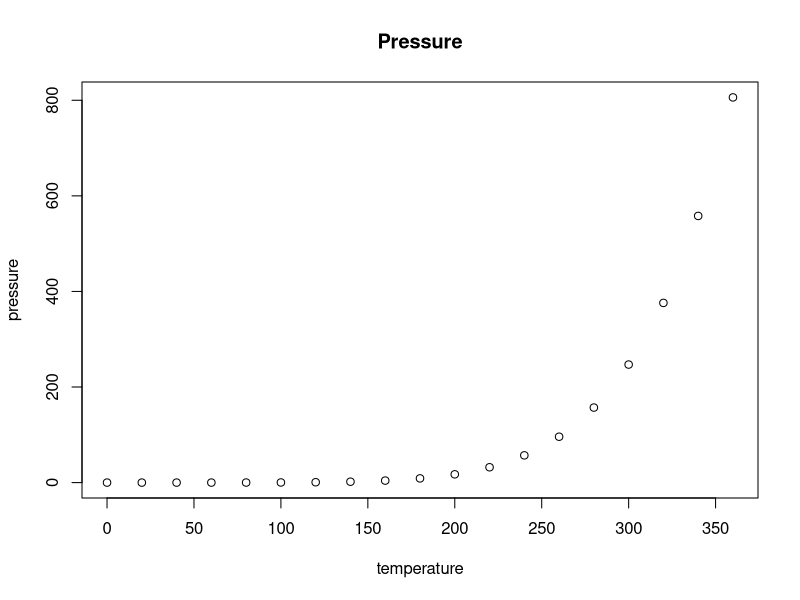
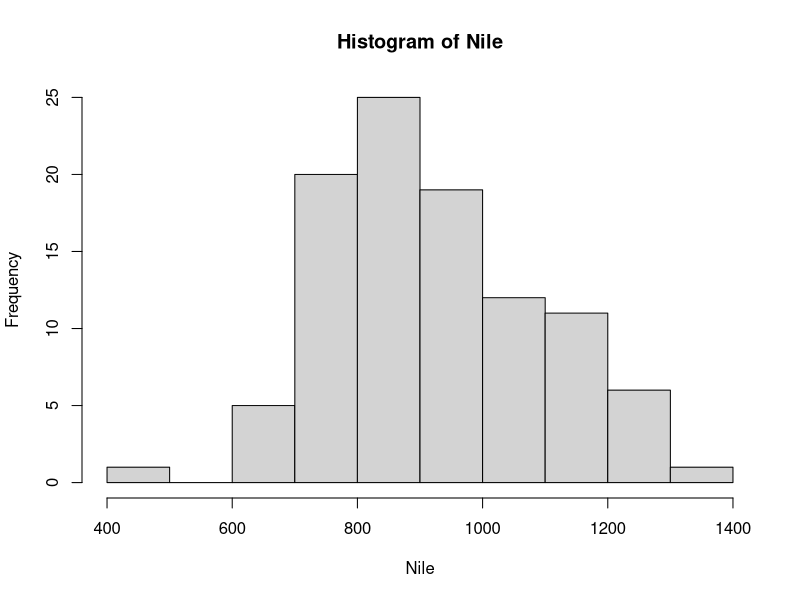

Reproduce these figures in R, in order. (Note: this script raises an error after producing the figures.)
## ---- chunk 1
knitr::opts_chunk$set(echo = TRUE)
## ---- chunk 2
pressure
## ---- chunk 3
Nile
## ---- chunk 4
plot(pressure,main="Pressure")
hist(Nile)
## ---- chunk 5
knitr::kable(
  HairEyeColor, caption = 'Hair and Eye Color of Statistics Students.'
)
## ---- chunk 6
     knitr::include_graphics('download.png') 
